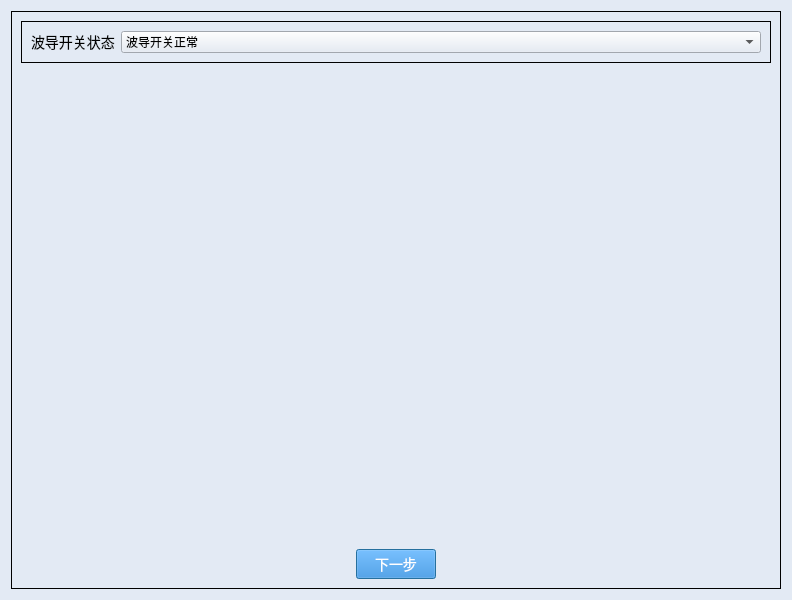
<?xml version="1.0" encoding="UTF-8"?>
<ui version="4.0">
 <class>Dialog</class>
 <widget class="QDialog" name="Dialog">
  <property name="geometry">
   <rect>
    <x>0</x>
    <y>0</y>
    <width>792</width>
    <height>600</height>
   </rect>
  </property>
  <property name="font">
   <font>
    <family>Microsoft YaHei</family>
    <pointsize>14</pointsize>
   </font>
  </property>
  <property name="windowTitle">
   <string>Dialog</string>
  </property>
  <property name="styleSheet">
   <string notr="true">
QWidget{
background-color:#E3EAF4;
}
QLineEdit{
background-color:#E3EAF4;
}
QDialog{
background-color:#E3EAF4;
margin-top:10px;
}
QLabel{
font-size:14px;
font-family:Microsoft YaHei;
background-color:#E3EAF4;
}
QGroupBox{
font-size:14px;
font-family:Microsoft YaHei;
border:1px solid rgb(0, 0, 0);
background-color:#E3EAF4;
}
QPushButton{
background-color:#2884D8;
color: #FFFFFF;
font-size:14px;
font-family:Microsoft YaHei;
}
QTextBrowser{
border-width:0;
border-style:outset;
background-color:#E3EAF4;
}
QGraphicsView{
background-color:#E3EAF4;
border-width:0;
border-style:outset;
}</string>
  </property>
  <layout class="QGridLayout" name="gridLayout_4">
   <item row="0" column="0">
    <widget class="QGroupBox" name="groupBox">
     <property name="title">
      <string/>
     </property>
     <layout class="QGridLayout" name="gridLayout_5">
      <item row="0" column="0">
       <layout class="QVBoxLayout" name="verticalLayout">
        <item>
         <widget class="QGroupBox" name="groupBox_2">
          <property name="title">
           <string/>
          </property>
          <layout class="QGridLayout" name="gridLayout_2">
           <property name="spacing">
            <number>6</number>
           </property>
           <item row="0" column="0">
            <layout class="QHBoxLayout" name="horizontalLayout" stretch="0,1">
             <item>
              <widget class="QLabel" name="label_5">
               <property name="text">
                <string>波导开关状态</string>
               </property>
              </widget>
             </item>
             <item>
              <widget class="QComboBox" name="comboBox_sg_addr">
               <item>
                <property name="text">
                 <string>波导开关正常</string>
                </property>
               </item>
               <item>
                <property name="text">
                 <string>波导开关故障</string>
                </property>
               </item>
              </widget>
             </item>
            </layout>
           </item>
          </layout>
         </widget>
        </item>
       </layout>
      </item>
      <item row="1" column="0">
       <spacer name="verticalSpacer">
        <property name="orientation">
         <enum>Qt::Vertical</enum>
        </property>
        <property name="sizeHint" stdset="0">
         <size>
          <width>20</width>
          <height>40</height>
         </size>
        </property>
       </spacer>
      </item>
      <item row="2" column="0">
       <layout class="QGridLayout" name="gridLayout">
        <item row="0" column="0">
         <spacer name="horizontalSpacer">
          <property name="orientation">
           <enum>Qt::Horizontal</enum>
          </property>
          <property name="sizeHint" stdset="0">
           <size>
            <width>40</width>
            <height>20</height>
           </size>
          </property>
         </spacer>
        </item>
        <item row="0" column="1">
         <widget class="QPushButton" name="pushButton_next">
          <property name="text">
           <string>下一步</string>
          </property>
         </widget>
        </item>
        <item row="0" column="2">
         <spacer name="horizontalSpacer_2">
          <property name="orientation">
           <enum>Qt::Horizontal</enum>
          </property>
          <property name="sizeHint" stdset="0">
           <size>
            <width>40</width>
            <height>20</height>
           </size>
          </property>
         </spacer>
        </item>
       </layout>
      </item>
     </layout>
    </widget>
   </item>
  </layout>
 </widget>
 <resources>
  <include location="iconQrc.qrc"/>
 </resources>
 <connections/>
</ui>
